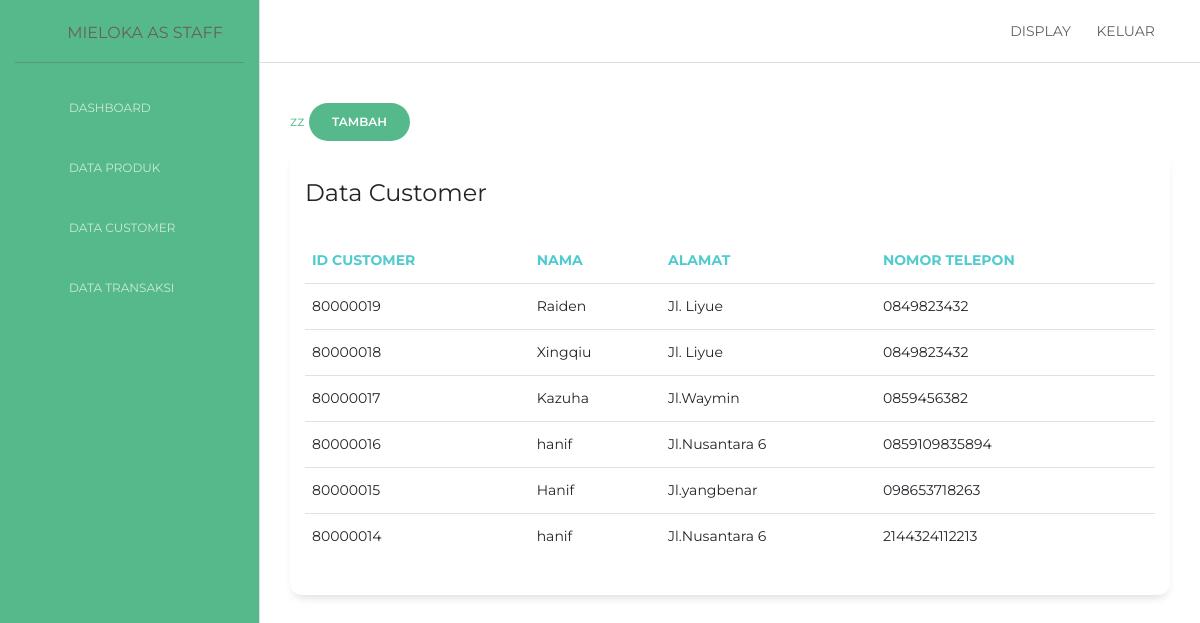
Screenshot of /dashboard/data_customer.php (signed in) with the database file from the repository.
### tables this page shows
CREATE TABLE `customer` (
  `CustomerID` int(11) NOT NULL,
  `nama` varchar(30) NOT NULL,
  `alamat` text NOT NULL,
  `NomorTelepon` varchar(15) NOT NULL
);

### controllers/C_koneksi.php (called while the page is built, shortened)
<?php
class C_koneksi{
    public function conn(){
        $conn = mysqli_connect('localhost', 'root', '', 'kasir');
        if (!$conn){
            die ("koneksi gagal di buat : ".mysqli_connect_error());
        }else{
            return $conn;
        }
    }
}
?>

### controllers/C_login.php (called while the page is built, shortened)
<?php
   include_once 'C_koneksi.php';
class C_login{
   public function tampil(){
      $conn = new C_koneksi();
      $sql = "SELECT * FROM customer ORDER BY CustomerID DESC";
      $query = mysqli_query($conn->conn(), $sql);
      while ($q = mysqli_fetch_object($query)) {
          $hasil[] = $q;
      }
      if(!empty($hasil)){
          return $hasil;
      };
     }
}
?>

### dashboard/data_customer.php (the view)
<?php
  include_once 'extends/topbar.php';
  include_once 'extends/sidebar.php';
  include_once '../controllers/C_login.php';
  $customer = new C_login();
?>
      <div class="content">
        <div class="row">
          <div class="col-md-12">zz
          <a href="add_customer.php" class="btn btn-primary btn-round">Tambah</a>
            <div class="card">
              <div class="card-header">
                <h4 class="card-title">Data Customer</h4>
              </div>
              <div class="card-body">
                <div class="table-responsive">
                  <table class="table">
                    <thead class=" text-primary">
                      <th>ID Customer</th>
                      <th>Nama</th>
                      <th>Alamat</th>
                      <th>Nomor Telepon</th>
                    </thead>
                    <tbody>
                    <?php
                    if (empty($customer->tampil())){ ?>
                    <tr>
                      <td colspan="10">
                        <h1>
                            <center>Tidak ada Data</center>
                        </h1>
                      </td>
                     </tr>
                    <?php } else {
                       foreach ($customer->tampil() as $b){
                      ?>
                      <tr>
                        <td><?= $b->CustomerID ?></td>
                        <td><?= $b->nama ?></td>
                        <td><?= $b->alamat ?></td>
                        <td><?= $b->NomorTelepon ?></td>
                      </tr>
                      <?php }} ?>
                    </tbody>
                  </table>
                </div>
              </div>
            </div>
          </div>
        </div>
      </div>
  <?php
  include_once 'extends/footer.php';
  ?>

### rows the page displays
customer: CustomerID "80000019", nama "Raiden", alamat "Jl. Liyue", NomorTelepon "0849823432"
customer: CustomerID "80000018", nama "Xingqiu", alamat "Jl. Liyue", NomorTelepon "0849823432"
customer: CustomerID "80000017", nama "Kazuha", alamat "Jl.Waymin", NomorTelepon "0859456382"
customer: CustomerID "80000016", nama "hanif", alamat "Jl.Nusantara 6", NomorTelepon "0859109835894"
customer: CustomerID "80000015", nama "Hanif", alamat "Jl.yangbenar", NomorTelepon "098653718263"
customer: CustomerID "80000014", nama "hanif", alamat "Jl.Nusantara 6", NomorTelepon "2144324112213"
